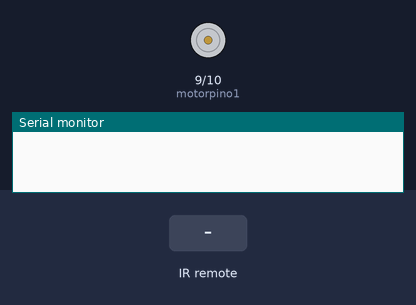
The sketch below on a simulated Arduino Uno, built with avr-gcc and run on an emulated ATmega328P. On the bench: motor-driver pin pairs drawn as motors (green arrow = first pin HIGH = forward, orange = second pin HIGH = backward, longer = more drive), the last lines printed to the serial monitor. The inputs (shaded band) are chosen by the test bench.

Above: at 1.2 s.
1.3 s: infrared code 0xFF30CF received
At 2.2 s:
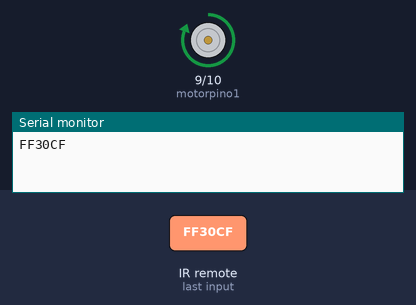
2.8 s: infrared code 0xFF6897 received
At 3.3 s:
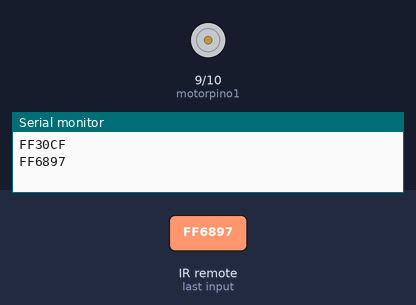
Timing chart, 0 to 5.8 s (numbered marks = the images above; inputs shaded):
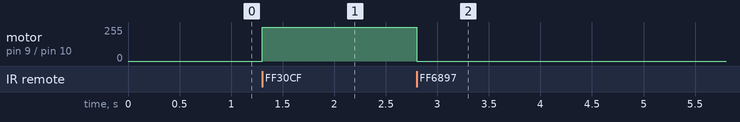

The sketch:

Ventilador_smart_control.ino
```cpp
#include <IRremote.h>
#include <IRremoteInt.h>

#define receptor 6
#define motorpino1 9
#define motorpino2 10
#define ledverd 2
#define ledverm 3

IRrecv receptorIR(receptor);
decode_results resultado;

void setup() {

  pinMode(motorpino1,OUTPUT);
  pinMode(motorpino2,OUTPUT);
  Serial.begin(9600);
  receptorIR.enableIRIn();

}

void loop() {
  if (receptorIR.decode(&resultado)){
      Serial.println(resultado.value,HEX);
    switch(resultado.value){
      case 0xFF6897:
      apaga();
      break;

      case 0xFF30CF:
      liga();
      break;

    }
    receptorIR.resume();
  }
}
  void liga(){
    digitalWrite(motorpino1,1);
    digitalWrite(motorpino2,0);
    digitalWrite(ledverd, HIGH);
    digitalWrite(ledverm, LOW);
  }

    void apaga(){
    digitalWrite(motorpino1,0);
    digitalWrite(motorpino2,0);
    digitalWrite(ledverm, HIGH);
    digitalWrite(ledverd, LOW);

  }
```

Measured:
- after the input at 1.3 s, motor on pin 9 (motorpino1) / pin 10 (motorpino2): stopped → forward 255/255 at once
- after the input at 2.8 s, motor on pin 9 (motorpino1) / pin 10 (motorpino2): forward 255/255 → stopped at once
